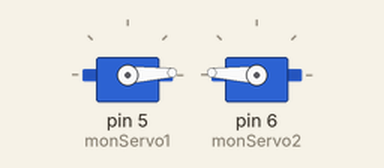
Bench run of a sketch on a simulated Arduino Uno, built with avr-gcc and run on an emulated ATmega328P. Parts: 2 × servo.

Above: at 0.05 s.
At 0.9 s:
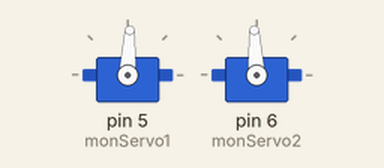
At 1.8 s:
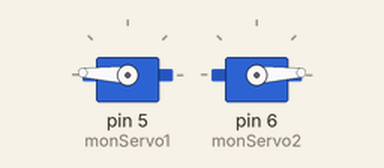
At 3.6 s:
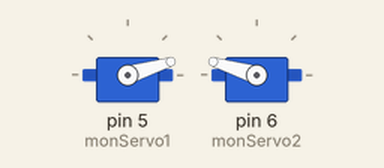
Timing chart, 0 to 8.7 s (numbered marks = the images above):
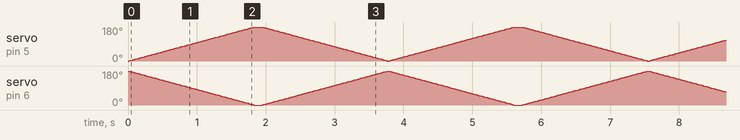

The sketch:

Mois_2_Bras_articule.ino
```cpp
// Utilisation de la bibliothèque Servo.h
#include <Servo.h>

// Création d’une variable de type 'Servo’, appelée 'monServo1’
Servo monServo1;

// Création d’une variable de type 'Servo’, appelée 'monServo2’
Servo monServo2;

// Définition d’une variable pour positionner nos moteurs
int angleMoteur = 0;

void setup()
{
  monServo1.attach(5);
  monServo2.attach(6);
}

void loop()
{
  for(angleMoteur = 0; angleMoteur <= 190; angleMoteur += 1)
  {
  monServo1.write(angleMoteur);
  monServo2.write(180-angleMoteur);
  delay(10);
  }
  for(angleMoteur = 180; angleMoteur>=0; angleMoteur-=1)
  {
    monServo1.write(angleMoteur);
    monServo2.write(180-angleMoteur);
    delay(10);
 }
}
```
